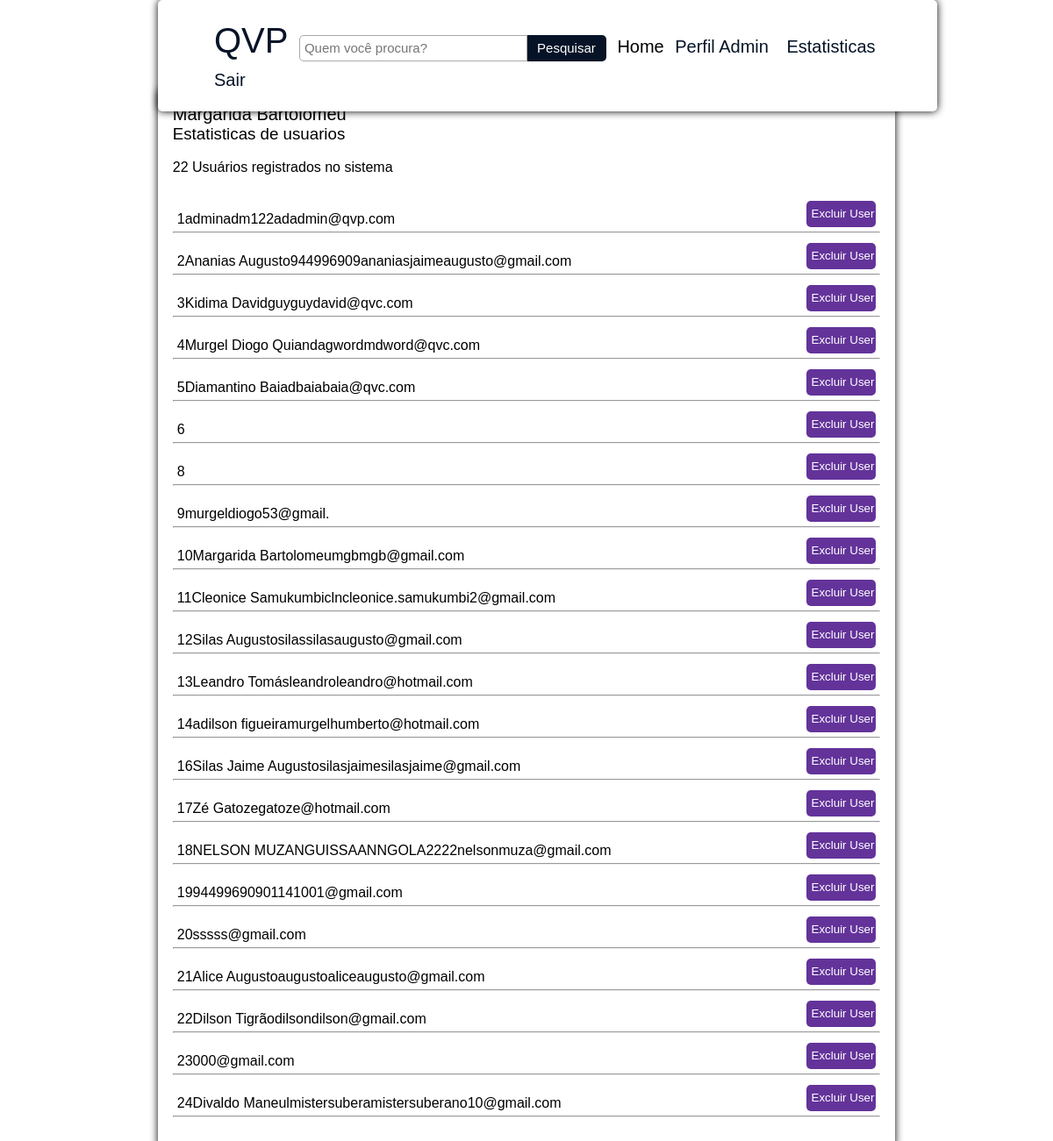
/admin/estatistica.php (signed in), run on the app's committed database.
### tables this page shows
CREATE TABLE `usuarios` (
  `id` int(11) NOT NULL,
  `nome` varchar(30) NOT NULL,
  `telefone` varchar(30) NOT NULL,
  `pais` varchar(20) NOT NULL,
  `pass` varchar(20) NOT NULL,
  `email` varchar(255) NOT NULL,
  `descricao` varchar(255) NOT NULL
);

### admin/estatistica.php (the view, shortened to what this page needs)
<?php
require_once '../conexao_bd.php';
$id = $_SESSION['id_usuario'];
$sql = "SELECT * FROM usuarios WHERE id = '$id'";
$resultado = mysqli_query($connect, $sql);
$dados = mysqli_fetch_array($resultado);
?>
<!DOCTYPE html>
<html lang="pt-ao">
<head>
    <link rel="stylesheet" href="../css/estilohome.css"/>
    <link rel="stylesheet" href="../css/estilomenu.css"/>
    <link rel="stylesheet" href="../css/home.css"/>
    <link rel="stylesheet" href="../css/estiloadmin.css"/>
</head>
<body>
<div class="menuclass">
                <nav class="menu">
                    <ul>
                        <li><div class="logomenu">
                            <h3>QVP</h3>
                        </div></li>
                        <li><form method="post" class="formpesq" action="pesquisa.php">
                            <input type="search" placeholder="Quem você procura?" class="inputpesquisar"><input type="submit" value="Pesquisar" class="btnpesquisar">
                        </form></li>
                            <li><a href="admin.php" class="active">Home</a></li>
                            <li><a href="perfiladmin.php">Perfil Admin</a></li>
                            <li><a href="estatistica.php"><li>Estatisticas</a></li>
                        <li><a href="logoutadmin.php"><li>Sair</a></li>
                    </ul>
                </nav>
            </div>
        <br>
        <div class="corpoestatisticauser">
        <div class="innerestatisticasuser">
        <li><p><?php echo $dados['nome'];?></p></li>
            <h3 class="titutocorpo">Estatisticas de usuarios</h3>
        <?php
            $sqlmostrar = "SELECT * FROM usuarios";
            $consulta = mysqli_query($connect,$sqlmostrar);
            $registros = mysqli_num_rows($consulta);
            print "<br>";
            print "$registros Usuários registrados no sistema";
            print "<br>";
            print "<br>";
            print "<br>";
            while($exibirUser = mysqli_fetch_array($consulta)){
                $id = $exibirUser[0];
                $nome = $exibirUser[1];
                $pais = $exibirUser[4];
                $email = $exibirUser[5];
                print "<div class='exibiruser'>";
                    print "$id";
                    print "$nome";
                    print "$pais";
                    print "$email";
                    print "<form method='post' action='processareliminaruser.php'>";
                        print "<input type='submit' value='Excluir User' class='btneliminaruser' id='btneliminaruser' name='btneliminaruser'>";
                    print "</form>";
                print "</div>";
                print "<hr>";
                print "<br>";
            }
            ?>
        </div>
    </div>
</body>
</html>

### css/estilohome.css (style rules this page uses)
* { font-family: Arial, Helvetica, sans-serif; font-weight: 500; }
a { color: #fff; }

### css/estilomenu.css (style rules this page uses)
* { font-family: Arial, Helvetica, sans-serif; margin:0; }
.menu { display: block; position: fixed; width: 70%; margin-left: 15%; box-shadow: 0px 0px 10px 0px #000; padding: 2%; border-radius: 5px; background-color: #fff; }
.menuclass { background-color: #fff; }
.logomenu h3 { color: #061327; font-size: 2em; width: 5%; margin-top: 0%; margin-bottom: -2%; }
li { list-style: none; display: inline-block; font-size: 20px; margin-right: 1%; }
.active { color:black; }
a { color: #061327; width: 50px; text-decoration: none; }
.inputpesquisar { width: 260px; height: 30px; margin-bottom: 10px; cursor: pointer; font-size: 15px; color: #745fed; display: inline-block; border: 1px solid darkgray; border-bottom-left-radius: 5px; border-top-left-radius: 5px; padding-left: 5px; color: #061327; }
.btnpesquisar { width: 90px; height: 30px; margin-bottom: 10px; margin-top: -10px; cursor: pointer; font-size: 15px; color: #745fed; display: inline-block; border: none; border-bottom-right-radius: 5px; border-top-right-radius: 5px; padding-left: 5px; color: #fff; background-color: #061327; }

### css/estiloadmin.css (style rules this page uses)
.innerestatisticasuser { box-shadow: 0px 0px 10px 0px #000; margin-top: 40px; padding: 2%; margin-bottom: 90px; border-radius: 5px; }
.exibiruser { background-color: #fff; margin: 5px; }
.btneliminaruser { background-color: #63339A; color: #fff; width: 10%; height: 30px; float: right; border: none; margin-top: -30px; cursor: pointer; border-radius: 5px; }
.corpoestatisticauser { margin-top: 7%; width: 70%; margin-left: 15%; }

### data on the page
usuarios: nome "Margarida Bartolomeu", id "10", pass "mgb", email "mgb@gmail.com"
usuarios: id "1", nome "admin", pass "adm122ad", email "admin@qvp.com"
usuarios: id "2", nome "Ananias Augusto", pass "944996909", email "ananiasjaimeaugusto@gmail.com"
usuarios: id "3", nome "Kidima David", pass "guy", email "guydavid@qvc.com"
usuarios: id "4", nome "Murgel Diogo Quianda", pass "gword", email "mdword@qvc.com"
usuarios: id "5", nome "Diamantino Baia", pass "dbaia", email "baia@qvc.com"
usuarios: id "6"
usuarios: id "8"
usuarios: id "9", email "murgeldiogo53@gmail."
usuarios: id "11", nome "Cleonice Samukumbi", pass "cln", email "cleonice.samukumbi2@gmail.com"
usuarios: id "12", nome "Silas Augusto", pass "silas", email "silasaugusto@gmail.com"
usuarios: id "13", nome "Leandro Tomás", pass "leandro", email "leandro@hotmail.com"
usuarios: id "14", nome "adilson figueira", pass "murgel", email "humberto@hotmail.com"
usuarios: id "16", nome "Silas Jaime Augusto", pass "silasjaime", email "silasjaime@gmail.com"
usuarios: id "17", nome "Zé Gato", pass "zegato", email "ze@hotmail.com"
usuarios: id "18", nome "NELSON MUZANGUISSA", pass "ANNGOLA2222", email "nelsonmuza@gmail.com"
usuarios: id "19", nome "944996909", pass "0", email "1141001@gmail.com"
usuarios: id "20", nome "ss", pass "ss", email "s@gmail.com"
usuarios: id "21", nome "Alice Augusto", pass "augusto", email "aliceaugusto@gmail.com"
usuarios: id "22", nome "Dilson Tigrão", pass "dilson", email "dilson@gmail.com"
usuarios: id "23", nome "0", pass "0", email "0@gmail.com"
usuarios: id "24", nome "Divaldo Maneul", pass "mistersubera", email "mistersuberano10@gmail.com"

### other printed values
$registros "22"
